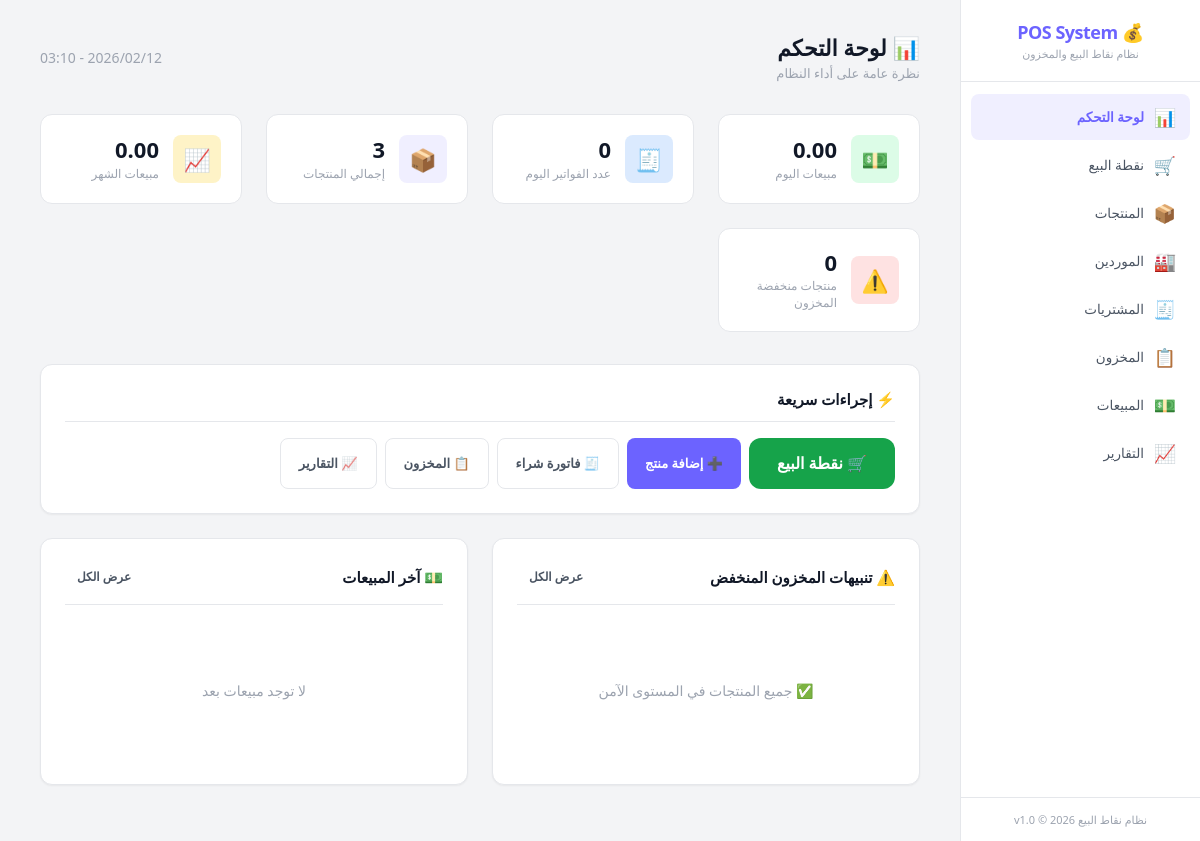
Before: / with the older database file.
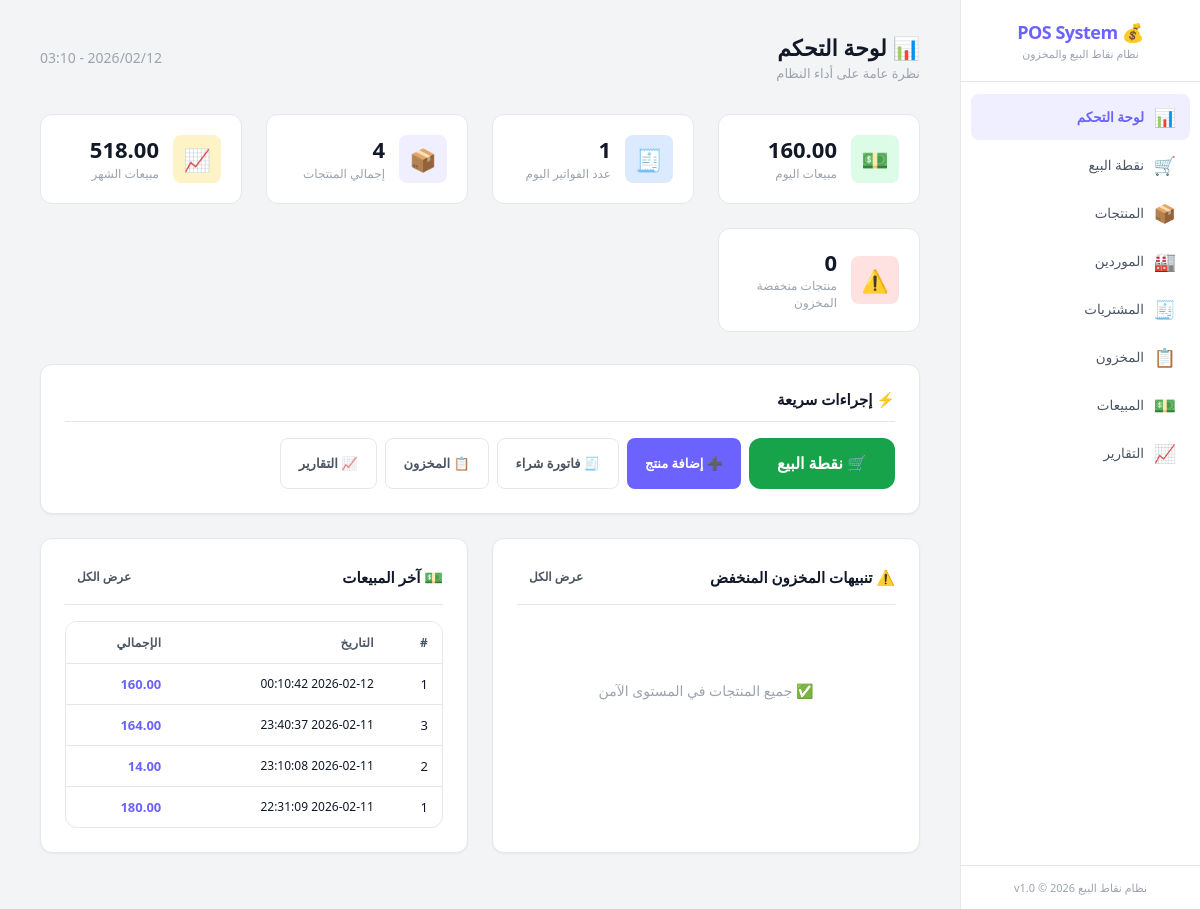
After: the same page with the newer database file.
### tables this page shows
CREATE TABLE sales (
    id INTEGER PRIMARY KEY AUTOINCREMENT,
    sale_number INTEGER DEFAULT NULL,
    datetime TEXT NOT NULL DEFAULT (datetime('now', 'localtime')),
    subtotal REAL NOT NULL DEFAULT 0,
    discount REAL NOT NULL DEFAULT 0,
    total REAL NOT NULL DEFAULT 0,
    payment_method TEXT NOT NULL DEFAULT 'cash' CHECK(payment_method IN ('cash', 'card', 'other')),
    notes TEXT DEFAULT NULL,
    created_at TEXT NOT NULL DEFAULT (datetime('now', 'localtime'))
);

### app/config/database.php (called while the page is built, shortened)
<?php
class Database {
    private static $instance = null;
    private $pdo;
    private function __construct() {
        $this->dbPath = __DIR__ . '/../../data/pos_system.db';
        try {
            $this->pdo = new PDO('sqlite:' . $this->dbPath);
            $this->pdo->setAttribute(PDO::ATTR_ERRMODE, PDO::ERRMODE_EXCEPTION);
            $this->pdo->setAttribute(PDO::ATTR_DEFAULT_FETCH_MODE, PDO::FETCH_ASSOC);
            $this->pdo->exec('PRAGMA journal_mode = WAL');
            $this->pdo->exec('PRAGMA foreign_keys = ON');
            $this->pdo->exec('PRAGMA busy_timeout = 5000');
            $this->pdo->exec('PRAGMA synchronous = NORMAL');
            $this->pdo->exec('PRAGMA cache_size = -8000');
            $this->pdo->exec('PRAGMA temp_store = MEMORY');
        } catch (PDOException $e) {
            die('Database connection failed: ' . $e->getMessage());
        }
    }
    public static function getInstance() {
        if (self::$instance === null) {
            self::$instance = new self();
        }
        return self::$instance;
    }
    public function getConnection() {
        return $this->pdo;
    }
    public function migrate() {
        $migrationsDir = __DIR__ . '/../database/migrations/';
        $migrationFiles = glob($migrationsDir . '*.sql');
        sort($migrationFiles);
        foreach ($migrationFiles as $file) {
            $sql = file_get_contents($file);
            try {
                $this->pdo->exec($sql);
            } catch (PDOException $e) {
                if (strpos($e->getMessage(), 'already exists') === false &&
                    strpos($e->getMessage(), 'UNIQUE constraint') === false) {
                    error_log('Migration error in ' . basename($file) . ': ' . $e->getMessage());
                }
            }
        }
    }
}

### app/controllers/DashboardController.php (called while the page is built)
<?php
class DashboardController {
    private $reportService;
    public function __construct() {
        $this->reportService = new ReportService();
    }
    public function index() {
        $summary = $this->reportService->dashboardSummary();
        $lowStock = $this->reportService->lowStock();
        $recentSales = (new SaleRepository())->getAll('', '', 5);
        include APP_PATH . '/views/layout/header.php';
        include APP_PATH . '/views/dashboard/index.php';
        include APP_PATH . '/views/layout/footer.php';
    }
}

### app/services/ReportService.php (called while the page is built, shortened)
<?php
class ReportService {
    private $db;
    public function __construct() {
        $this->db = Database::getInstance()->getConnection();
    }
    public function dashboardSummary() {
        $todayStmt = $this->db->prepare(
            "SELECT COUNT(*) as sales_count, COALESCE(SUM(total), 0) as sales_total
             FROM sales WHERE date(datetime) = date('now', 'localtime')"
        );
        $todayStmt->execute();
        $today = $todayStmt->fetch();
        $prodStmt = $this->db->prepare("SELECT COUNT(*) FROM products WHERE is_active = 1");
        $prodStmt->execute();
        $productCount = $prodStmt->fetchColumn();
        $lowStmt = $this->db->prepare(
            "SELECT COUNT(*) FROM products WHERE is_active = 1 AND stock_quantity <= min_stock AND min_stock > 0"
        );
        $lowStmt->execute();
        $lowStockCount = $lowStmt->fetchColumn();
        $monthStmt = $this->db->prepare(
            "SELECT COALESCE(SUM(total), 0) as total FROM sales
             WHERE strftime('%Y-%m', datetime) = strftime('%Y-%m', 'now', 'localtime')"
        );
        $monthStmt->execute();
        $monthTotal = $monthStmt->fetchColumn();
        return [
            'today_sales_count' => $today['sales_count'],
            'today_sales_total' => $today['sales_total'],
            'product_count' => $productCount,
            'low_stock_count' => $lowStockCount,
            'month_total' => $monthTotal,
        ];
    }
}

### app/repositories/SaleRepository.php (called while the page is built, shortened)
<?php
class SaleRepository {
    private $db;
    public function __construct() {
        $this->db = Database::getInstance()->getConnection();
    }
    public function getAll($dateFrom = '', $dateTo = '', $limit = 50) {
        $sql = "SELECT * FROM sales WHERE 1=1";
        $params = [];
        $sql .= " ORDER BY datetime DESC LIMIT :limit";
        $stmt = $this->db->prepare($sql);
        $stmt->bindValue(':limit', $limit, PDO::PARAM_INT);
        $stmt->execute();
        return $stmt->fetchAll();
    }
}

### app/views/dashboard/index.php (the view)
<div class="page-header">
    <div>
        <h1>📊 لوحة التحكم</h1>
        <p class="subtitle">نظرة عامة على أداء النظام</p>
    </div>
    <div>
        <span class="text-muted"><?= date('Y/m/d - H:i') ?></span>
    </div>
</div>
<div class="stats-grid">
    <div class="stat-card">
        <div class="stat-icon green">💵</div>
        <div class="stat-info">
            <h4><?= formatCurrency($summary['today_sales_total'] ?? 0) ?></h4>
            <p>مبيعات اليوم</p>
        </div>
    </div>
    <div class="stat-card">
        <div class="stat-icon blue">🧾</div>
        <div class="stat-info">
            <h4><?= $summary['today_sales_count'] ?? 0 ?></h4>
            <p>عدد الفواتير اليوم</p>
        </div>
    </div>
    <div class="stat-card">
        <div class="stat-icon purple">📦</div>
        <div class="stat-info">
            <h4><?= $summary['product_count'] ?? 0 ?></h4>
            <p>إجمالي المنتجات</p>
        </div>
    </div>
    <div class="stat-card">
        <div class="stat-icon orange">📈</div>
        <div class="stat-info">
            <h4><?= formatCurrency($summary['month_total'] ?? 0) ?></h4>
            <p>مبيعات الشهر</p>
        </div>
    </div>
    <div class="stat-card">
        <div class="stat-icon red">⚠️</div>
        <div class="stat-info">
            <h4><?= $summary['low_stock_count'] ?? 0 ?></h4>
            <p>منتجات منخفضة المخزون</p>
        </div>
    </div>
</div>
<div class="card">
    <div class="card-header">
        <h3>⚡ إجراءات سريعة</h3>
    </div>
    <div class="btn-group">
        <a href="?page=pos" class="btn btn-success btn-lg">🛒 نقطة البيع</a>
        <a href="?page=products&action=create" class="btn btn-primary">➕ إضافة منتج</a>
        <a href="?page=purchases&action=create" class="btn btn-outline">🧾 فاتورة شراء</a>
        <a href="?page=inventory" class="btn btn-outline">📋 المخزون</a>
        <a href="?page=reports" class="btn btn-outline">📈 التقارير</a>
    </div>
</div>
<div class="dashboard-grid">
    <div class="card">
        <div class="card-header">
            <h3>⚠️ تنبيهات المخزون المنخفض</h3>
            <a href="?page=inventory" class="btn btn-sm btn-ghost">عرض الكل</a>
        </div>
        <?php if (!empty($lowStock)): ?>
        <div class="table-wrapper">
            <table>
                <thead>
                    <tr>
                        <th>المنتج</th>
                        <th>المخزون</th>
                        <th>الحد الأدنى</th>
                    </tr>
                </thead>
                <tbody>
                    <?php foreach (array_slice($lowStock, 0, 5) as $p): ?>
                    <tr>
                        <td><?= htmlspecialchars($p['name']) ?></td>
                        <td><span class="badge badge-danger"><?= $p['stock_quantity'] ?></span></td>
                        <td><?= $p['min_stock'] ?></td>
                    </tr>
                    <?php endforeach; ?>
                </tbody>
            </table>
        </div>
        <?php else: ?>
        <div class="empty-state">
            <p>✅ جميع المنتجات في المستوى الآمن</p>
        </div>
        <?php endif; ?>
    </div>
    <div class="card">
        <div class="card-header">
            <h3>💵 آخر المبيعات</h3>
            <a href="?page=sales" class="btn btn-sm btn-ghost">عرض الكل</a>
        </div>
        <?php if (!empty($recentSales)): ?>
        <div class="table-wrapper">
            <table>
                <thead>
                    <tr>
                        <th>#</th>
                        <th>التاريخ</th>
                        <th>الإجمالي</th>
                    </tr>
                </thead>
                <tbody>
                    <?php foreach ($recentSales as $s): ?>
                    <tr>
                        <td><?= $s['sale_number'] ?? $s['id'] ?></td>
                        <td class="fs-sm"><?= $s['datetime'] ?></td>
                        <td class="fw-bold text-accent"><?= formatCurrency($s['total']) ?></td>
                    </tr>
                    <?php endforeach; ?>
                </tbody>
            </table>
        </div>
        <?php else: ?>
        <div class="empty-state">
            <p>لا توجد مبيعات بعد</p>
        </div>
        <?php endif; ?>
    </div>
</div>
<?php
function formatCurrency($val) {
    return number_format((float)$val, 2);
}
?>

### index.php (shortened to what this page needs)
<?php
require_once APP_PATH . '/config/database.php';
$page = isset($_GET['page']) ? $_GET['page'] : 'dashboard';
$action = isset($_GET['action']) ? $_GET['action'] : 'index';
$routes = [
    'dashboard'  => 'DashboardController',
    'pos'        => 'POSController',
    'products'   => 'ProductController',
    'suppliers'  => 'SupplierController',
    'purchases'  => 'PurchaseController',
    'inventory'  => 'InventoryController',
    'sales'      => 'SaleController',
    'reports'    => 'ReportController',
];
if (isset($routes[$page])) {
    $controllerName = $routes[$page];
    $controllerFile = APP_PATH . "/controllers/{$controllerName}.php";
    if (file_exists($controllerFile)) {
        $controller = new $controllerName();
        if (method_exists($controller, $action)) {
            $controller->$action();
        } else {
            $controller->index();
        }
    } else {
        http_response_code(404);
        echo '<h1>Controller not found</h1>';
    }
} else {
    http_response_code(404);
    echo '<h1>Page not found</h1>';
}

### app/views/layout/header.php (shortened to what this page needs)
<?php
$currentPage = $_GET['page'] ?? 'dashboard';
?>
<!DOCTYPE html>
<html lang="ar" dir="rtl">
<head>
    <link rel="stylesheet" href="public/css/main.css?v=<?= time() ?>">
</head>
<body>
<div class="app-wrapper">
    <aside class="sidebar">
        <div class="sidebar-logo">
            <h2>💰 POS System</h2>
            <span>نظام نقاط البيع والمخزون</span>
        </div>
        <nav class="sidebar-nav">
            <a href="?page=dashboard" class="nav-item <?= $currentPage === 'dashboard' ? 'active' : '' ?>">
                <span class="icon">📊</span> لوحة التحكم
            </a>
            <a href="?page=pos" class="nav-item <?= $currentPage === 'pos' ? 'active' : '' ?>">
                <span class="icon">🛒</span> نقطة البيع
            </a>
            <a href="?page=products" class="nav-item <?= $currentPage === 'products' ? 'active' : '' ?>">
                <span class="icon">📦</span> المنتجات
            </a>
            <a href="?page=suppliers" class="nav-item <?= $currentPage === 'suppliers' ? 'active' : '' ?>">
                <span class="icon">🏭</span> الموردين
            </a>
            <a href="?page=purchases" class="nav-item <?= $currentPage === 'purchases' ? 'active' : '' ?>">
                <span class="icon">🧾</span> المشتريات
            </a>
            <a href="?page=inventory" class="nav-item <?= $currentPage === 'inventory' ? 'active' : '' ?>">
                <span class="icon">📋</span> المخزون
            </a>
            <a href="?page=sales" class="nav-item <?= $currentPage === 'sales' ? 'active' : '' ?>">
                <span class="icon">💵</span> المبيعات
            </a>
            <a href="?page=reports" class="nav-item <?= $currentPage === 'reports' ? 'active' : '' ?>">
                <span class="icon">📈</span> التقارير
            </a>
        </nav>
        <div class="sidebar-footer">
            نظام نقاط البيع v1.0 &copy; <?= date('Y') ?>
        </div>
    </aside>
    <main class="main-content">

### app/views/layout/footer.php (shortened to what this page needs)
    </main>
</div>
</body>
</html>

Changed rows visible on the page:
added sales: total "160.00", sale_number "1", id "4", datetime "2026-02-12 00:10:42"
added sales: sale_number "3", datetime "2026-02-11 23:40:37", total "164.00"
added sales: sale_number "2", datetime "2026-02-11 23:10:08", total "14.00"
added sales: sale_number "1", datetime "2026-02-11 22:31:09", total "180.00"
Other visible differences:
formatCurrency($summary['month_total'] ?? 0): "0.00" → "518.00"
formatCurrency($summary['today_sales_total'] ?? 0): "0.00" → (not shown)
$summary['today_sales_count']: "0" → (not shown)
$summary['product_count']: "3" → (not shown)
text no longer shown: "لا توجد مبيعات بعد"
text now shown: "# التاريخ الإجمالي"
